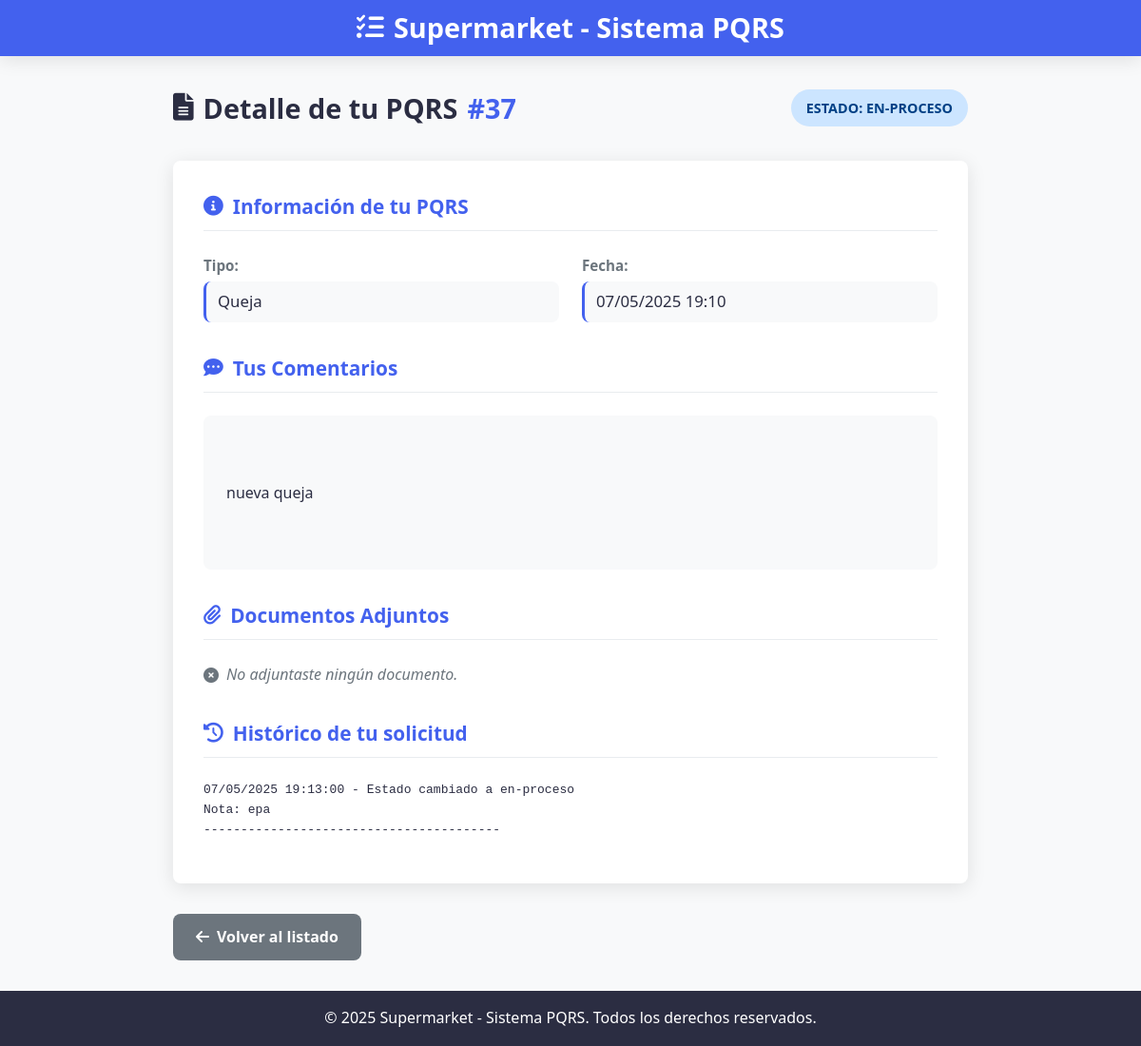
The app's page /cliente/pqrs/37/ (signed in) with its own data.
### core/models.py (models this page shows, shortened)
class PQRS(models.Model):
    TIPO_RADICADO_CHOICES = [
        ('Peticion', 'Peticion'),
        ('Queja', 'Queja'),
        ('Reclamo', 'Reclamo'),
        ('Sugerencia', 'Sugerencia'),
    ]
    ESTADO_RADICADO_CHOICES = [
        ('nuevo', 'Nuevo'),
        ('en-proceso', 'En Proceso'),
        ('resuelto', 'Resuelto'),
        ('cerrado', 'Cerrado'),
    ]
    numero_radicado = models.AutoField(primary_key=True)
    fecha_radicado = models.DateTimeField(auto_now_add=True)
    tipo_radicado = models.CharField(max_length=25, choices=TIPO_RADICADO_CHOICES)
    comentarios = models.TextField()
    anexo = models.FileField(upload_to='anexos/', blank=True, null=True)
    cliente = models.ForeignKey(Cliente, on_delete=models.CASCADE, related_name='pqrs')
    estado = models.CharField(max_length=20, choices=ESTADO_RADICADO_CHOICES, default='nuevo')
    empleado_asignado = models.ForeignKey(Empleado, on_delete=models.SET_NULL, null=True, blank=True, related_name='pqrs_asignados')
    justificacion_del_estado = models.TextField(blank=True, null=True)
    fecha_respuesta = models.DateTimeField(blank=True, null=True)

### core/views.py (the view)
# urls.py: path('cliente/pqrs/<int:numero_radicado>/', detalle_pqrs, name='detalle_pqrs'),
def detalle_pqrs(request, numero_radicado):
    if request.session.get('rol') != 'cliente':
        return redirect('inicio')
    nombre_usuario = request.session.get('usuario')
    cliente = get_object_or_404(Cliente, nombre_completo=nombre_usuario)
    pqrs = get_object_or_404(PQRS, numero_radicado=numero_radicado, cliente=cliente)
    return render(request, 'detalle_pqrs.html', {'pqrs': pqrs, 'usuario': nombre_usuario})

### templates/detalle_pqrs.html (shortened to what this page needs)
{% load static %}
<!DOCTYPE html>
<html lang="es">
<head>
    <link rel="stylesheet" href="{% static 'css/cliente/detalle_pqrs_cliente.css' %}">
    <link rel="stylesheet" href="https://cdnjs.cloudflare.com/ajax/libs/font-awesome/6.0.0/css/all.min.css">
</head>
<body>
    <div class="pqrs-detail-container">
        <header class="pqrs-header">
            <h1><i class="fas fa-tasks"></i> Supermarket - Sistema PQRS</h1>
        </header>
        <main class="pqrs-detail-content">
            <div class="detail-header">
                <h2>
                    <i class="fas fa-file-alt"></i> Detalle de tu PQRS
                    <span class="radicado-number">#{{ pqrs.numero_radicado }}</span>
                </h2>
                <div class="status-badge
                    {% if pqrs.estado|slugify == 'en-proceso' or pqrs.estado|slugify == 'enproceso' %}badge-en-proceso
                    {% elif pqrs.estado|slugify == 'nuevo' %}badge-nuevo
                    {% elif pqrs.estado|slugify == 'resuelto' %}badge-resuelto
                    {% elif pqrs.estado|slugify == 'cerrado' %}badge-cerrado
                    {% endif %}">
                    Estado: {{ pqrs.estado|title }}
                </div>
            </div>
            <div class="detail-card">
                <div class="detail-section">
                    <h3 class="section-title"><i class="fas fa-info-circle"></i> Información de tu PQRS</h3>
                    <div class="detail-grid">
                        <div class="detail-item">
                            <span class="detail-label">Tipo:</span>
                            <span class="detail-value">{{ pqrs.tipo_radicado }}</span>
                        </div>
                        <div class="detail-item">
                            <span class="detail-label">Fecha:</span>
                            <span class="detail-value">{{ pqrs.fecha_radicado|date:"d/m/Y H:i" }}</span>
                        </div>
                    </div>
                </div>
                <div class="detail-section">
                    <h3 class="section-title"><i class="fas fa-comment-dots"></i> Tus Comentarios</h3>
                    <div class="comments-box">
                        {{ pqrs.comentarios|linebreaks }}
                    </div>
                </div>
                <div class="detail-section">
                    <h3 class="section-title"><i class="fas fa-paperclip"></i> Documentos Adjuntos</h3>
                    {% if pqrs.anexo %}
                        <div class="attachment-box">
                            <i class="fas fa-file-pdf"></i>
                            <span class="attachment-name">{{ pqrs.anexo.name|cut:"anexos/" }}</span>
                            <a href="{{ pqrs.anexo.url }}" download class="btn-download">
                                <i class="fas fa-download"></i> Descargar
                            </a>
                        </div>
                    {% else %}
                        <p class="no-attachment"><i class="fas fa-times-circle"></i> No adjuntaste ningún documento.</p>
                    {% endif %}
                </div>
                <div class="detail-section">
                       <h3 class="section-title"><i class="fas fa-history"></i> Histórico de tu solicitud</h3>
                        <div class="history-box">
                            {% if pqrs.justificacion_del_estado %}
                                <pre>{{ pqrs.justificacion_del_estado }}</pre>
                            {% else %}
                                <p class="no-history"><i class="fas fa-info-circle"></i> No hay registro de cambios de estado.</p>
                              {% endif %}
                    </div>
                </div>
            </div>
            <div class="action-buttons">
                <a href="{% url 'listar_pqrs' %}" class="btn btn-back">
                    <i class="fas fa-arrow-left"></i> Volver al listado
                </a>
            </div>
        </main>
        <footer class="pqrs-footer">
            <p>&copy; 2025 Supermarket - Sistema PQRS. Todos los derechos reservados.</p>
        </footer>
    </div>
</body>
</html>

### static/css/cliente/detalle_pqrs_cliente.css (style rules this page uses)
:root { --primary-color: #4361ee; --primary-hover: #3a56d4; --secondary-color: #6c757d; --secondary-hover: #5a6268; --success-color: #28a745; --success-hover: #218838; --info-color: #17a2b8; --info-hover: #138496; --warning-color: #6a0dad; --warning-hover: #5a0099; --danger-color: #dc3545; --danger-hover: #bb2d3b; --text-color: #2b2d42; --light-bg: #f8f9fa; --white: #ffffff; --gray-light: #e9ecef; --shadow: 0 4px 20px rgba(0, 0, 0, 0.1); --transition: all 0.3s ease; --border-radius: 8px; }
body { font-family: 'Segoe UI', Tahoma, Geneva, Verdana, sans-serif; background-color: var(--light-bg); color: var(--text-color); margin: 0; padding: 0; line-height: 1.6; }
.pqrs-detail-container { display: flex; flex-direction: column; min-height: 100vh; }
.pqrs-detail-content { flex: 1; padding: 2rem; max-width: 900px; margin: 0 auto; width: 100%; box-sizing: border-box; }
.pqrs-header { background-color: var(--primary-color); color: var(--white); padding: 0.4rem 2rem; box-shadow: var(--shadow); }
.pqrs-header h1 { margin: 0; font-size: 1.8rem; display: flex; align-items: center; justify-content: center; gap: 10px; }
.detail-header { display: flex; justify-content: space-between; align-items: center; margin-bottom: 2rem; flex-wrap: wrap; gap: 1rem; }
.detail-header h2 { font-size: 1.8rem; margin: 0; display: flex; align-items: center; gap: 10px; }
.radicado-number { color: var(--primary-color); font-weight: 700; }
.detail-card { background-color: var(--white); border-radius: var(--border-radius); box-shadow: var(--shadow); padding: 2rem; margin-bottom: 2rem; }
.detail-section { margin-bottom: 2rem; }
.detail-section:last-child { margin-bottom: 0; }
.section-title { font-size: 1.3rem; margin-top: 0; margin-bottom: 1.5rem; color: var(--primary-color); display: flex; align-items: center; gap: 10px; padding-bottom: 0.5rem; border-bottom: 1px solid var(--gray-light); }
.detail-grid { display: grid; grid-template-columns: repeat(auto-fit, minmax(250px, 1fr)); gap: 1.5rem; }
.detail-item { display: flex; flex-direction: column; }
.detail-label { font-weight: 600; color: var(--secondary-color); margin-bottom: 0.3rem; font-size: 0.95rem; }
.detail-value { font-size: 1.05rem; padding: 0.5rem 0.75rem; background-color: var(--light-bg); border-radius: var(--border-radius); border-left: 3px solid var(--primary-color); }
.comments-box { background-color: var(--light-bg); padding: 1.5rem; border-radius: var(--border-radius); line-height: 1.7; white-space: pre-line; }
.no-attachment { color: var(--secondary-color); display: flex; align-items: center; gap: 8px; font-style: italic; }
.btn { padding: 0.75rem 1.5rem; border-radius: var(--border-radius); border: none; font-size: 1rem; font-weight: 600; cursor: pointer; transition: var(--transition); display: inline-flex; align-items: center; justify-content: center; gap: 0.5rem; text-decoration: none; }
.btn-back { background-color: var(--secondary-color); color: var(--white); }
.action-buttons { display: flex; justify-content: space-between; gap: 1rem; }
.status-badge { padding: 0.5rem 1rem; border-radius: 50rem; font-size: 0.9rem; font-weight: 700; text-transform: uppercase; }
.badge-en-proceso, .badge-enproceso, [class*="en-proceso"], [class*="enproceso"] { background-color: #cce5ff !important; color: #004085 !important; }
.pqrs-footer { background-color: var(--text-color); color: var(--white); text-align: center; margin-top: auto; }

### records on screen
PQRS: numero_radicado "37", estado "EN-PROCESO", tipo_radicado "Queja", fecha_radicado "07/05/2025 19:10", comentarios "nueva queja", justificacion_del_estado "07/05/2025 19:13:00 - Estado cambiado a en-proceso Nota: epa ----------------------------------------"
